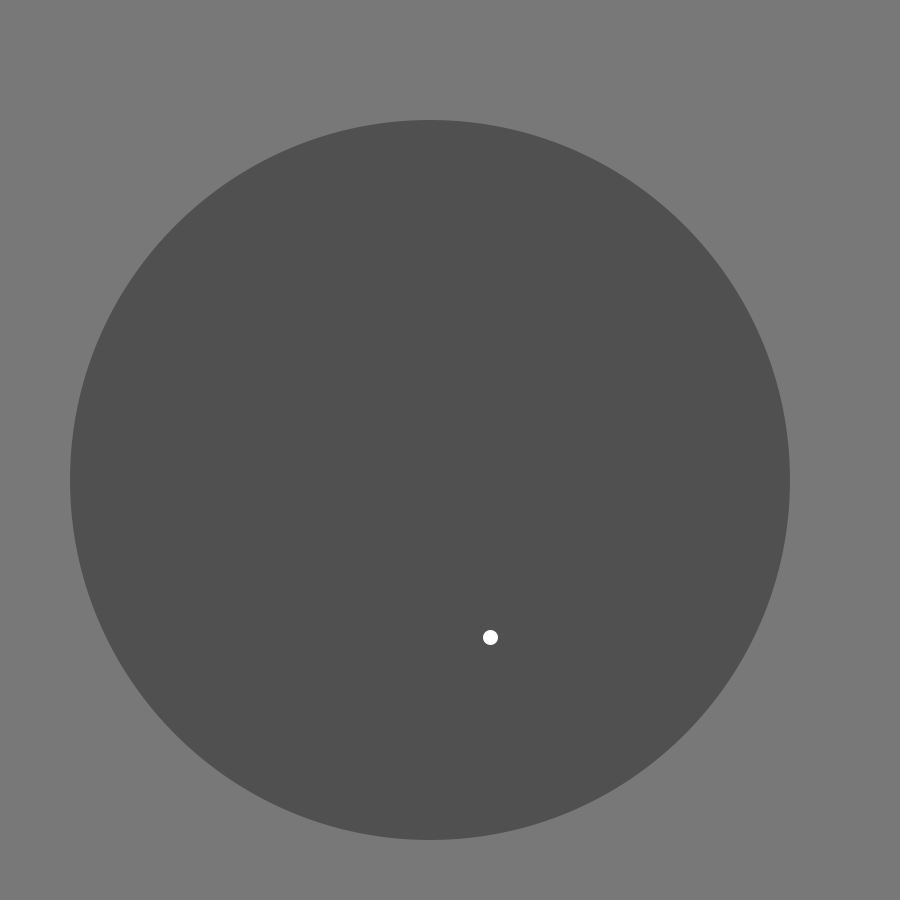
Frame 1 (no input)
Frame 60 (the mouse pressed at the canvas centre just before this capture): identical to frame 1, image omitted
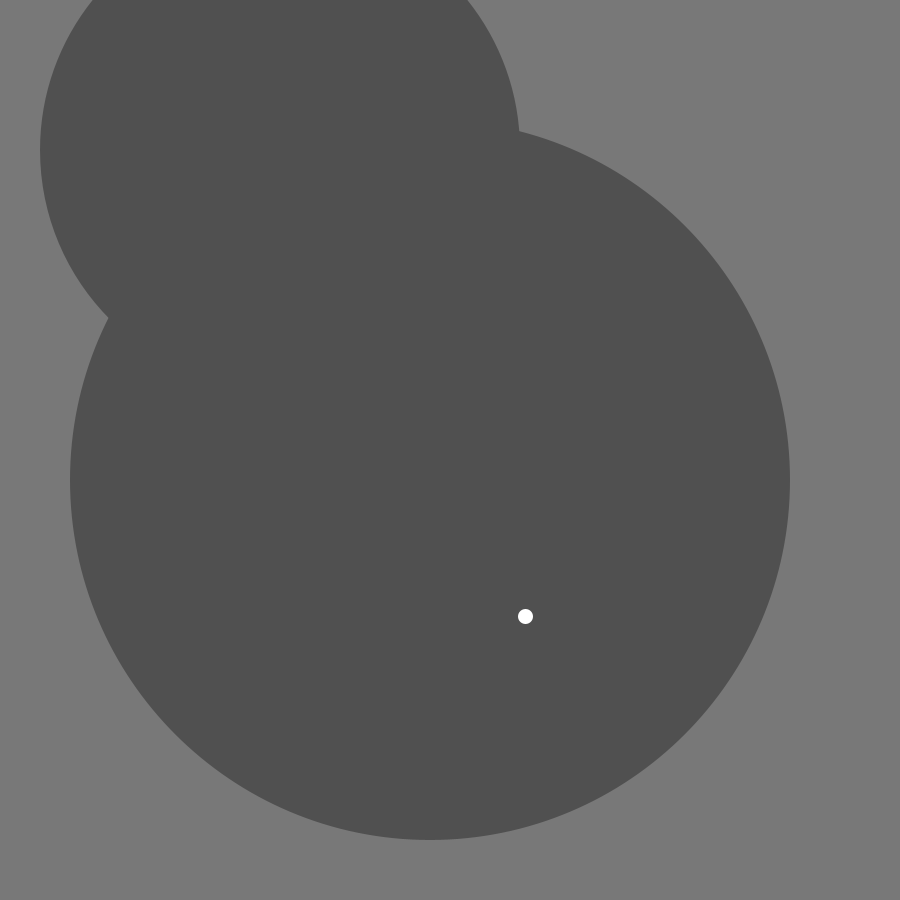
Frame 120 (the mouse held since frame 60 and released just before this capture)

The Processing sketch that drew these frames (run headless with seeded random() and noise(); from frame 60 on, the mouse is pressed at the canvas centre):

// Processing sketch: Main
// ── Main.pde
Circle c1, c2;

double eps = 0.0000001;

void setup()
{
  size(900, 900);
  c1 = new Circle(390,  570, 120);
  c2 = new Circle(600, 780, 180);
  fill(183, 25, 75);
  stroke(255);
  strokeWeight(15);
  push();
}

void draw()
{
  background(120);
  c1.pos.set(mouseX, mouseY);
  push();
  noStroke();
  translate(-170, -300);
  c1.show();
  c2.show();
  pop();
  fill(183, 25, 75);
  drawIntersections(c1, c2);
}

// ── Circle.pde
class Circle
{
  PVector pos;
  int r;
  Circle(int x, int y, int r)
  {
    this.pos = new PVector(x, y);
    this.r = r;
  }
  
  void show()
  {
    push();
    fill(80);
    stroke(100);
    noStroke();
    ellipseMode(RADIUS);
    circle(this.pos.x, this.pos.y, this.r * 2);
    pop();
  }
  
  boolean isIntersecting(Circle other)
  {
    return sq(this.pos.x - other.pos.x) + sq(this.pos.y - other.pos.y) <= sq(this.r + other.r);
  }
}

// ── CircleFunctions.pde
float arccosSafe(float x)
{
  if(x >= +1.0) return 0;
  if(x <= -1.0) return PI;
  return acos(x);
}

PVector rotatePoint(PVector fp, PVector pt, float a)
{
  var x = pt.x - fp.x;
  var y = pt.y - fp.y;
  var xRot = x * cos(a) + y * sin(a);
  var yRot = y * cos(a) - x * sin(a);
  return new PVector(fp.x + xRot, fp.y + yRot);
}

PVector[] circleCircleIntersectionPoints(Circle c1, Circle c2)
{
  int r, R;
  float cx, Cx, cy, Cy, dx, dy, d;
  
  if(c1.r < c2.r)
  {
    r = c1.r; R = c2.r;
    cx = c1.pos.x; cy = c1.pos.y;
    Cx = c2.pos.x; Cy = c2.pos.y;
  }
  else
  {
    r = c2.r; R = c1.r;
    cx = c1.pos.x; cy = c1.pos.y;
    Cx = c2.pos.x; Cy = c2.pos.y;
  }
  
  dx = cx - Cx;
  dy = cy - Cy;
  
  d = (float)Math.sqrt(sq(dx) + sq(dy));
  
  if(d < eps && abs(R - r) < eps) return null;
  else if(d < eps) return null;
  
  var x = (dx / d) * R + Cx;
  var y = (dy / d) * R + Cy;
  var P = new PVector(x, y);
  
  if(abs(R + r - d) > eps || abs(R - (r + d)) < eps) return new PVector[] {P};
  if(d + r < R || R + r < d) return null;
  
  var C = new PVector(Cx, Cy);
  var angle = arccosSafe((r * r -d * d -R * R) / (-2.0 * d * R));
  var pt1 = rotatePoint(C, P, 0+angle);
  var pt2 = rotatePoint(C, P, 0-angle);
  return new PVector[] {pt1, pt2};
}

void drawIntersections(Circle c1, Circle c2) //<>//
{
  PVector[] points = circleCircleIntersectionPoints(c1, c2);
  if(points.length > 0)
  {
    point(points[0].x, points[0].y);
    if(points.length > 1)
    {
      point(points[1].x, points[1].y);
    }
  }
}
